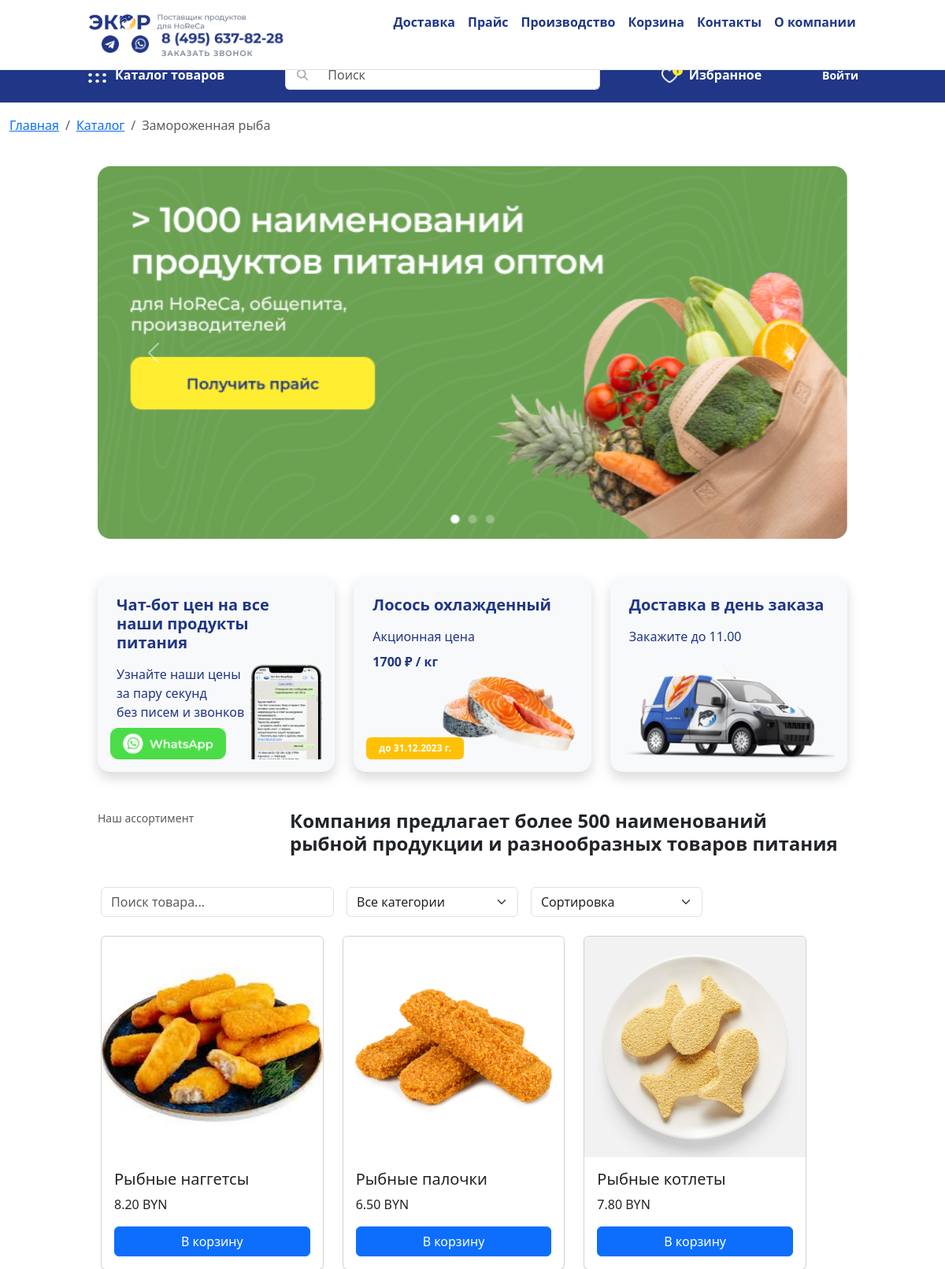
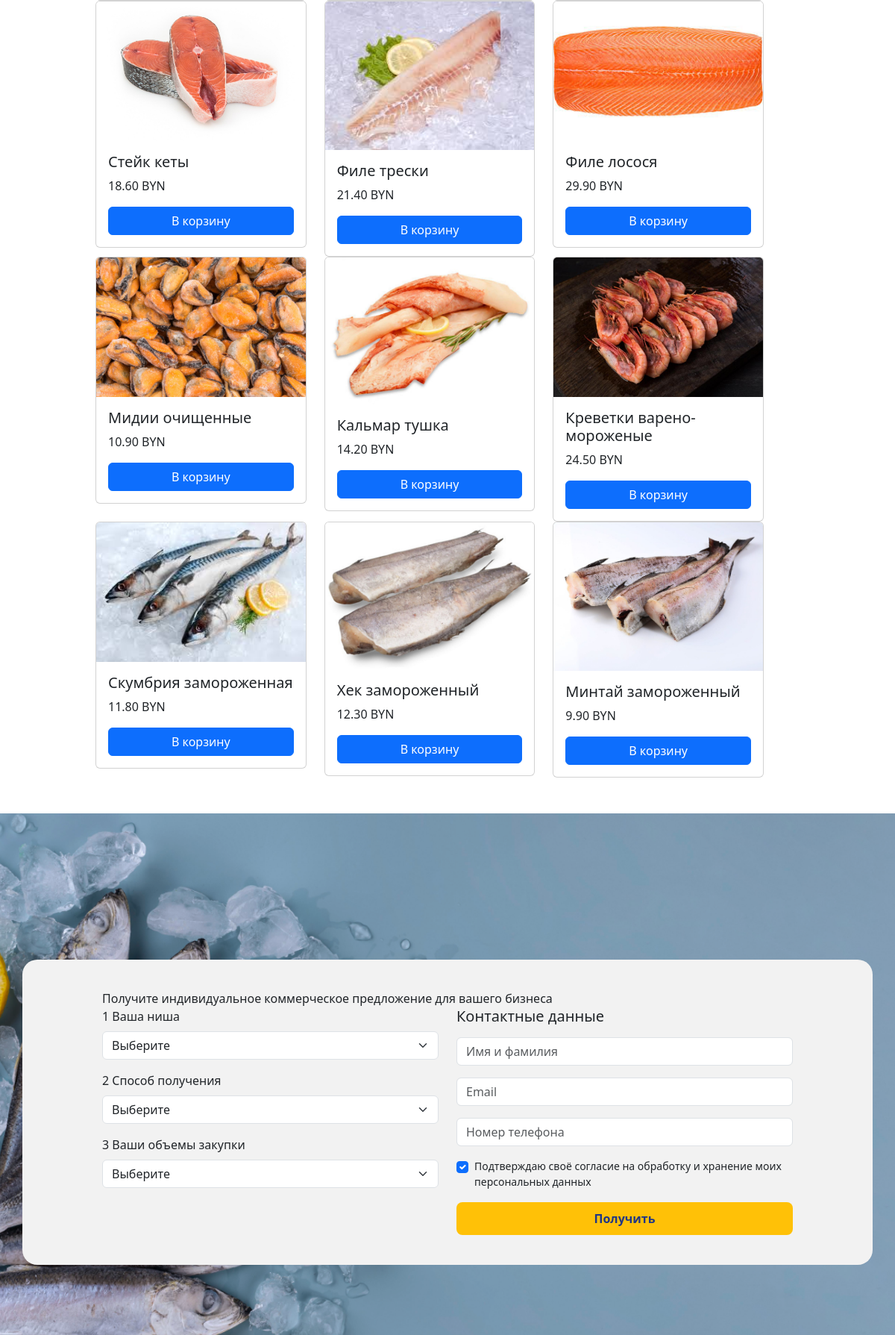
Page /project.local/index.php (upper part) on the committed database (2 pictures, top to bottom).
### tables this page shows
CREATE TABLE `products` (
  `id_products` int NOT NULL AUTO_INCREMENT,
  `shop_id` int NOT NULL,
  `type_id` int NOT NULL,
  `name` varchar(255) DEFAULT NULL,
  `information` tinytext,
  `img` varchar(45) DEFAULT NULL,
  `price` varchar(45) DEFAULT NULL,
  PRIMARY KEY (`id_products`,`shop_id`,`type_id`),
  UNIQUE KEY `id_products_UNIQUE` (`id_products`),
  KEY `products_to_shops` (`shop_id`),
  KEY `products_to_type` (`type_id`),
  CONSTRAINT `products_to_shops` FOREIGN KEY (`shop_id`) REFERENCES `shops` (`id_shops`),
  CONSTRAINT `products_to_type` FOREIGN KEY (`type_id`) REFERENCES `product_type` (`id_product_type`)
);

### project.local/index.php (the view, shortened to what this page needs)
<!DOCTYPE html>
<html>
  <head>
    <link rel="stylesheet" href="css/style_copy.css" />
    <link href="https://cdn.jsdelivr.net/npm/bootstrap@5.3.3/dist/css/bootstrap.min.css" rel="stylesheet">
    <link rel="stylesheet" href="https://cdn.jsdelivr.net/npm/swiper@11/swiper-bundle.min.css" />
  </head>
  <body>
    <div class="main">
      <div class="frame-wrapper">
        <div class="frame">
          <div class="view">
             <header class="container-fluid py-3 px-3 border-bottom fixed-top bg-white">
              <div class="container-lg col-lg-10 px-0">
                <div class="d-flex justify-content-between align-items-center flex-wrap">
                  <a href="/" class="d-flex align-items-center gap-2 text-decoration-none">
                    <img src="img/header/logo.png" alt="logo" class="logo" style="height: 20px;">
                    <img src="img/header/ho-re-ca.png" alt="ho-re-ca" class="ho-re-ca d-none d-sm-inline" style="height: 20px;">
                  </a>
                  <nav class="d-none d-md-flex gap-3 fw-medium frame-8">
                    <a href="#" class="text-decoration-none blue-text fw-semibold hover">Доставка</a>
                    <a href="#" class="text-decoration-none blue-text fw-semibold hover">Прайс</a>
                    <a href="#" class="text-decoration-none blue-text fw-semibold hover">Производство</a>
                      <a href="cart.php" class="text-decoration-none blue-text fw-semibold hover d-flex align-items-center gap-2">
                          <span>Корзина</span>
                      </a>
                    <a href="#" class="text-decoration-none blue-text fw-semibold hover">Контакты</a>
                    <a href="#" class="text-decoration-none blue-text fw-semibold hover">О компании</a>
                  </nav>
                  <div class="d-none d-lg-flex align-items-center ms-3">
                    <a href="https://t.me/yourchannel" target="_blank" class="icon-link me-3" rel="noopener noreferrer">
                      <img src="img/header/tg.png" alt="Telegram" style="height: 22px;">
                    </a>
                    <a href="https://wa.me/yourphone" target="_blank" class="icon-link me-3" rel="noopener noreferrer">
                      <img src="img/header/watsup.png" alt="WhatsApp" style="height: 22px;">
                    </a>
                    <a href="https://vk.com/yourpage" target="_blank" class="icon-link" rel="noopener noreferrer">
                      <img src="img/header/img-2.png" alt="VK" style="height: 32px;">
                    </a>
                  </div>
                </div>
              </div>
            </header>
            <div class="container-fluid border-bottom header-desktop position-relative">
              <div class="container-lg col-lg-10 px-0">
                <div class="d-none d-lg-flex align-items-center justify-content-between py-3 gap-4">
                  <a href="#" id="openCatalogForm" class="d-flex align-items-center gap-2 text-white text-decoration-none hover">
                    <img src="img/header/menu-dots.png" alt="Каталог" style="height: 24px;">
                    <span class="fw-semibold">Каталог товаров</span>
                  </a>
                  <div class="d-flex align-items-center flex-grow-1 mx-3" style="max-width: 400px;">
                    <div class="input-group">
                      <span class="input-group-text bg-white border-end-0">
                        <img src="img/header/search.png" alt="Поиск" style="height: 18px;">
                      </span>
                      <input type="text" class="form-control border-start-0" placeholder="Поиск">
                    </div>
                  </div>
                  <a href="#" class="d-flex align-items-center gap-2 text-white text-decoration-none hover">
                    <img src="img/header/favorite.png" alt="Избранное" style="height: 24px;">
                    <span class="fw-semibold">Избранное</span>
                  </a>
                    <div class="ms-3">
                        <?php if (isset($_SESSION['user_id'])): ?>
                            <div class="dropdown d-inline-block">
                                <a href="#" class="text-white text-decoration-none fw-semibold dropdown-toggle" data-bs-toggle="dropdown" style="font-size: 14px;">
                                    <?php
                                    echo isset($_SESSION['login']) ? htmlspecialchars($_SESSION['login']) : 'Профиль';
                                    ?>
                                </a>
                                <ul class="dropdown-menu dropdown-menu-end shadow border-0 mt-2">
                                    <li><a class="dropdown-item text-danger" href="logout.php">Выйти</a></li>
                                </ul>
                            </div>
                        <?php else: ?>
                            <a href="#" class="text-white text-decoration-none fw-semibold" data-bs-toggle="modal" data-bs-target="#loginModal" style="font-size: 14px;">
                                Войти
                            </a>
                        <?php endif; ?>
                    </div>
                </div>
              </div>
            </div>
            <div class="container-fluid">
              <nav aria-label="breadcrumb " class="mt-3">
                <ol class="breadcrumb">
                  <li class="breadcrumb-item"><a href="#">Главная</a></li>
                  <li class="breadcrumb-item"><a href="#">Каталог</a></li>
                  <li class="breadcrumb-item active" aria-current="page">Замороженная рыба</li>
                </ol>
              </nav>
              <div class="row">
                <div class="col-12 col-lg-10 mx-auto">
                  <div class="container my-4">
                    <div id="carouselMain" class="carousel slide d-none d-sm-block" data-bs-ride="carousel">
                      <div class="carousel-inner rounded-4 overflow-hidden">
                        <div class="carousel-item active">
                          <img src="img/slide/desktop1.png" class="d-block w-100" alt="...">
                        </div>
                      </div>
                      <button class="carousel-control-prev" type="button" data-bs-target="#carouselMain" data-bs-slide="prev">
                        <span class="carousel-control-prev-icon"></span>
                      </button>
                      <button class="carousel-control-next" type="button" data-bs-target="#carouselMain" data-bs-slide="next">
                        <span class="carousel-control-next-icon"></span>
                      </button>
                    </div>
                  </div>
                  <div class="container my-5">
                    <div class="row g-4 justify-content-center">
                      <div class="col-12 col-md-6 col-lg-4">
                        <div class="position-relative p-4 bg-light rounded-4 h-100 shadow" style="min-height: 240px;">
                          <h5 class="fw-bold mb-3 blue-text">Чат-бот цен на все наши продукты питания</h5>
                          <p class="w-75 blue-text">Узнайте наши цены за пару секунд без писем и звонков менеджеру</p>
                          <img src="img/under_slider/button.png" alt="Кнопка" class="position-absolute bottom-0 start-0 mb-3 ms-3" style="height: 40px;">
                          <img src="img/under_slider/block1.png" alt="Изображение" class="position-absolute bottom-0 end-0 mb-3 me-3" style="height: 120px;">
                        </div>
                      </div>
                      <div class="col-12 col-md-6 col-lg-4">
                        <div class="position-relative p-4 bg-light rounded-4 h-100 shadow" style="min-height: 240px;">
                          <h5 class="fw-bold mb-3 blue-text">Лосось охлажденный</h5>
                          <p class="w-75 blue-text mb-2">Акционная цена</p>
                          <span class="fw-bold blue-text">1700 ₽ / кг</span>
                          <div class="badge bg-warning text-blue px-3 py-2 position-absolute bottom-0 start-0 mb-3 ms-3 blue-text">до 31.12.2023 г.</div>
                          <img src="img/under_slider/block2.png" alt="Рыба" class="position-absolute bottom-0 end-0 mb-3 me-3" style="height: 120px;">
                        </div>
                      </div>
                        <div class="col-12 col-md-6 col-lg-4 d-md-flex justify-content-md-center">
                          <div class="position-relative p-4 bg-light rounded-4 h-100 shadow w-100" style="min-height: 240px;">
                            <h5 class="fw-bold mb-3 blue-text">Доставка в день заказа</h5>
                            <p class="w-75 blue-text">Закажите до 11.00</p>
                            <img src="img/under_slider/block3.png" alt="Машина" class="position-absolute bottom-0 end-0 mb-3 me-3" style="height: 120px;">
                          </div>
                        </div>
                    </div>
                  </div>
                <div class="container my-5">
                  <div class="row mb-4">
                    <div class="col-md-3 text-muted small">Наш ассортимент</div>
                    <div class="col-md-9">
                      <h2 class="fw-bold fs-4 fs-md-2">
                        Компания предлагает более 500 наименований рыбной продукции и разнообразных товаров питания
                      </h2>
                    </div>
                  </div>
                  <div class="row g-3">
                      <div class="row mt-4">
                          <?php
                          require_once 'db.php';
                          $params = [];
                          $sql = "SELECT * FROM products";
                          $sort = $_GET['sort'] ?? 'default';
                          switch ($sort) {
                              default:           $sql .= " ORDER BY id_products DESC"; break;
                          }
                          $stmt = $pdo->prepare($sql);
                          $stmt->execute($params);
                          ?>
                          <div class="shop-controls mb-4">
                              <form action="index.php" method="GET" class="row g-3">
                                  <div class="col-md-4">
                                      <input type="text" name="search" class="form-control" placeholder="Поиск товара..." value="<?= htmlspecialchars($_GET['search'] ?? '') ?>">
                                  </div>
                                  <div class="col-md-3">
                                      <select name="category" class="form-select" onchange="this.form.submit()">
                                          <option value="">Все категории</option>
                                      </select>
                                  </div>
                                  <div class="col-md-3">
                                      <select name="sort" class="form-select" onchange="this.form.submit()">
                                          <option value="default">Сортировка</option>
                                      </select>
                                  </div>
                              </form>
                          </div>
                          <div class="row">
                              <?php while ($row = $stmt->fetch(PDO::FETCH_ASSOC)): ?>
                                  <div class="col-md-4">
                                      <div class="card"> <img src="img/products/<?= $row['img'] ?>" class="card-img-top">
                                          <div class="card-body">
                                              <h5><?= htmlspecialchars($row['name']) ?></h5>
                                              <p><?= $row['price'] ?> BYN</p>
                                              <button class="add-to-cart btn btn-primary" data-id="<?= $row['id_products'] ?>">В корзину</button>
                                          </div>
                                      </div>
                                  </div>
                              <?php endwhile; ?>
                          </div>
                      </div>
                  </div>
                </div>
              </div>
            </div>
          </div>
              <div class="container-fluid form1">
                <div class="container fr">
                  <div class="row justify-content-center">
                    <div class="col-lg-10">
                      <div class="form-title">Получите индивидуальное коммерческое предложение для вашего бизнеса</div>
                      <form id="businessForm" class="form-box row g-4 needs-validation" novalidate>
                        <div class="col-lg-6">
                          <div class="mb-3">
                            <label class="form-label">
                              <span class="step-number">1</span> Ваша ниша
                            </label>
                            <select class="form-select" required>
                              <option selected disabled value="">Выберите</option>
                            </select>
                          </div>
                          <div class="mb-3">
                            <label class="form-label">
                              <span class="step-number">2</span> Способ получения
                            </label>
                            <select class="form-select" required>
                              <option selected disabled value="">Выберите</option>
                            </select>
                          </div>
                          <div class="mb-3">
                            <label class="form-label">
                              <span class="step-number">3</span> Ваши объемы закупки
                            </label>
                            <select class="form-select" required>
                              <option selected disabled value="">Выберите</option>
                            </select>
                          </div>
                        </div>
                        <div class="col-lg-6">
                          <h5 class="mb-3">Контактные данные</h5>
                          <div class="mb-3">
                            <input type="text" class="form-control" placeholder="Имя и фамилия" required />
                          </div>
                          <div class="mb-3">
                            <input type="email" class="form-control" placeholder="Email" required />
                          </div>
                          <div class="mb-3">
                            <input type="tel" class="form-control" placeholder="Номер телефона" required pattern="^\+?\d{10,}$" />
                          </div>
                          <div class="form-check mb-3">
                            <input class="form-check-input" type="checkbox" id="agree" checked required />
                            <label class="form-check-label" for="agree">
                              Подтверждаю своё согласие на обработку и хранение моих персональных данных
                            </label>
                          </div>
                          <button type="submit" class="my-yellow-btn fw-semibold glow-on-hover">Получить</button>
                        </div>
                      </form>
                    </div>
                  </div>
                </div>
              </div>
        </div>
        </div>
      </div>
    </div>
  </body>
</html>

### rows in the picture
products: img (picture), name "Рыбные наггетсы", price "8.20"
products: img (picture), name "Рыбные палочки", price "6.50"
products: img (picture), name "Рыбные котлеты", price "7.80"
products: img (picture), name "Стейк кеты", price "18.60"
products: img (picture), name "Филе трески", price "21.40"
products: img (picture), name "Филе лосося", price "29.90"
products: img (picture), name "Мидии очищенные", price "10.90"
products: img (picture), name "Кальмар тушка", price "14.20"
products: img (picture), name "Креветки варено-мороженые", price "24.50"
products: img (picture), name "Скумбрия замороженная", price "11.80"
products: img (picture), name "Хек замороженный", price "12.30"
products: img (picture), name "Минтай замороженный", price "9.90"
